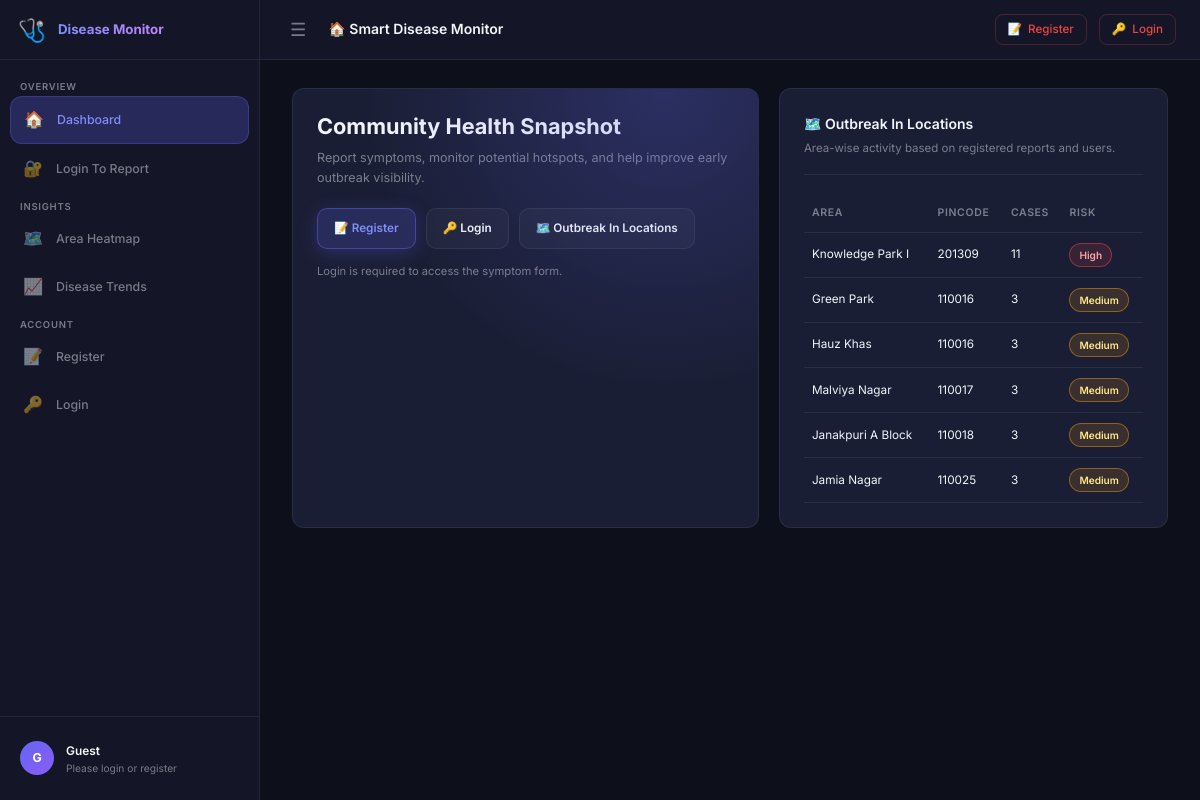
The page / on the database its author committed.
### doctor/models.py (models this page shows, shortened)
class Area(models.Model):
    pincode = models.CharField(
        max_length=6,
        blank=True,
        default="",
        help_text="6-digit NCR pincode of the user's location.",
    )
    area = models.CharField(
        max_length=200,
        blank=True,
        default="",
        help_text="Locality / area derived from the pincode.",
    )

### doctor/views.py (the view)
# urls.py: path("", views.home, name="home"),
def home(request):
    outbreak_locations = (
        Area.objects.values("pincode", "area")
        .annotate(user_count=Count("symptomreport"))
        .order_by("-user_count", "pincode", "area")[:8]
    )
    context = {
        "outbreak_locations": outbreak_locations,
    }
    return render(request, "doctor/home.html", context)

### doctor/templates/doctor/home.html (shortened to what this page needs)
{% extends "doctor/layout.html" %}
{% load static %}
{% block page_title %}🏠 Smart Disease Monitor{% endblock %}
{% block extra_css %}
<link rel="stylesheet" href="{% static 'doctor/css/home.css' %}" />
{% endblock %}
{% block content %}
<section class="home-grid">
    <article class="card hero-card" id="profile">
        <h1 class="hero-title">Community Health Snapshot</h1>
        <p class="hero-subtitle">
            Report symptoms, monitor potential hotspots, and help improve early outbreak visibility.
        </p>
        {% if request.user.is_authenticated %}
            <div class="action-row">
                <a class="btn btn-primary" href="{% url 'report_symptoms' %}">📋 Fill Symptom Form</a>
                <a class="btn btn-muted" href="#profile">👤 Profile: {{ request.user.username }}</a>
                <a class="btn btn-muted" href="{% url 'logout' %}">⏏ Logout</a>
            </div>
            <p class="quick-note">You are signed in and can submit symptom reports.</p>
        {% else %}
            <div class="action-row">
                <a class="btn btn-primary" href="{% url 'register' %}">📝 Register</a>
                <a class="btn btn-muted" href="{% url 'login' %}">🔑 Login</a>
                <a class="btn btn-muted" href="#outbreak-locations">🗺️ Outbreak In Locations</a>
            </div>
            <p class="quick-note">Login is required to access the symptom form.</p>
        {% endif %}
    </article>
    <article class="card" id="outbreak-locations">
        <div class="card-header">
            <div class="card-title">🗺️ Outbreak In Locations</div>
            <div class="card-subtitle">Area-wise activity based on registered reports and users.</div>
        </div>
        {% if outbreak_locations %}
            <table class="outbreak-table" aria-label="Outbreak locations">
                <thead>
                    <tr>
                        <th>Area</th>
                        <th>Pincode</th>
                        <th>Cases</th>
                        <th>Risk</th>
                    </tr>
                </thead>
                <tbody>
                    {% for row in outbreak_locations %}
                    <tr>
                        <td>{{ row.area }}</td>
                        <td>{{ row.pincode }}</td>
                        <td>{{ row.user_count }}</td>
                        <td>
                            {% if row.user_count >= 6 %}
                                <span class="risk-pill high">High</span>
                            {% elif row.user_count >= 3 %}
                                <span class="risk-pill medium">Medium</span>
                            {% else %}
                                <span class="risk-pill low">Low</span>
                            {% endif %}
                        </td>
                    </tr>
                    {% endfor %}
                </tbody>
            </table>
        {% else %}
            <p class="empty-state">No location activity recorded yet. Once users register and submit reports, hotspots will appear here.</p>
        {% endif %}
    </article>
</section>
{% endblock %}

### doctor/static/doctor/css/layout.css (style rules this page uses)
:root { --bg-base: #0d0f1a; --bg-surface: #141628; --bg-card: #1a1e35; --bg-hover: #20264a; --accent: #6366f1; --accent-light: #818cf8; --accent-glow: rgba(99, 102, 241, 0.25); --success: #22c55e; --warning: #f59e0b; --danger: #ef4444; --text-primary: #f1f5f9; --text-muted: rgba(241, 245, 249, 0.45); --border: rgba(255, 255, 255, 0.07); --sidebar-w: 260px; --topbar-h: 60px; --radius: 12px; --transition: 0.22s ease; }
*, *::before, *::after { box-sizing: border-box; margin: 0; padding: 0; }
html, body { height: 100%; font-family: 'Inter', sans-serif; background: var(--bg-base); color: var(--text-primary); font-size: 14px; line-height: 1.6; }
a { text-decoration: none; color: inherit; }
.card { background: var(--bg-card); border: 1px solid var(--border); border-radius: var(--radius); padding: 24px; }
.card-header { margin-bottom: 20px; padding-bottom: 16px; border-bottom: 1px solid var(--border); }
.card-title { font-size: 1rem; font-weight: 600; }
.card-subtitle { font-size: 0.82rem; color: var(--text-muted); margin-top: 4px; }
.btn { display: inline-flex; align-items: center; gap: 8px; padding: 10px 20px; border: none; border-radius: 10px; font-size: 0.88rem; font-weight: 600; cursor: pointer; font-family: 'Inter', sans-serif; transition: transform 0.15s, box-shadow 0.15s, background 0.15s; }
.btn-primary { background: linear-gradient(135deg, var(--accent), #8b5cf6); color: #fff; box-shadow: 0 4px 18px var(--accent-glow); }

### doctor/static/doctor/css/home.css (style rules this page uses)
.home-grid { display: grid; grid-template-columns: 1.2fr 1fr; gap: 20px; }
.hero-card { position: relative; overflow: hidden; }
.hero-card::before { content: ""; position: absolute; inset: 0; background: radial-gradient(circle at 80% 0%, rgba(99, 102, 241, 0.24), transparent 52%); pointer-events: none; }
.hero-title { font-size: 1.55rem; line-height: 1.25; margin-bottom: 8px; }
.hero-subtitle { color: var(--text-muted); font-size: 0.9rem; margin-bottom: 20px; }
.action-row { display: flex; gap: 10px; flex-wrap: wrap; }
.btn { border: 1px solid var(--border); border-radius: 10px; padding: 10px 16px; font-size: 0.84rem; font-weight: 600; display: inline-flex; align-items: center; gap: 8px; transition: all 0.18s ease; }
.btn-primary { background: rgba(99, 102, 241, 0.2); border-color: rgba(99, 102, 241, 0.45); color: var(--accent-light); }
.btn-muted { color: var(--text-primary); background: rgba(255, 255, 255, 0.03); }
.quick-note { margin-top: 14px; font-size: 0.8rem; color: var(--text-muted); }
.outbreak-table { width: 100%; border-collapse: collapse; margin-top: 2px; }
.outbreak-table th, .outbreak-table td { text-align: left; padding: 10px 8px; border-bottom: 1px solid var(--border); font-size: 0.84rem; }
.outbreak-table th { color: var(--text-muted); font-weight: 600; font-size: 0.75rem; text-transform: uppercase; letter-spacing: 0.06em; }
.risk-pill { display: inline-flex; padding: 3px 9px; border-radius: 999px; font-size: 0.72rem; font-weight: 600; border: 1px solid; }
.risk-pill.medium { color: #fde68a; border-color: rgba(245, 158, 11, 0.45); background: rgba(245, 158, 11, 0.14); }
.risk-pill.high { color: #fca5a5; border-color: rgba(239, 68, 68, 0.5); background: rgba(239, 68, 68, 0.14); }

### rows shown on the page
Area: area "Knowledge Park I", pincode "201309", user_count "11", shows "High"
Area: area "Green Park", pincode "110016", user_count "3", shows "Medium"
Area: area "Hauz Khas", pincode "110016", user_count "3", shows "Medium"
Area: area "Malviya Nagar", pincode "110017", user_count "3", shows "Medium"
Area: area "Janakpuri A Block", pincode "110018", user_count "3", shows "Medium"
Area: area "Jamia Nagar", pincode "110025", user_count "3", shows "Medium"
